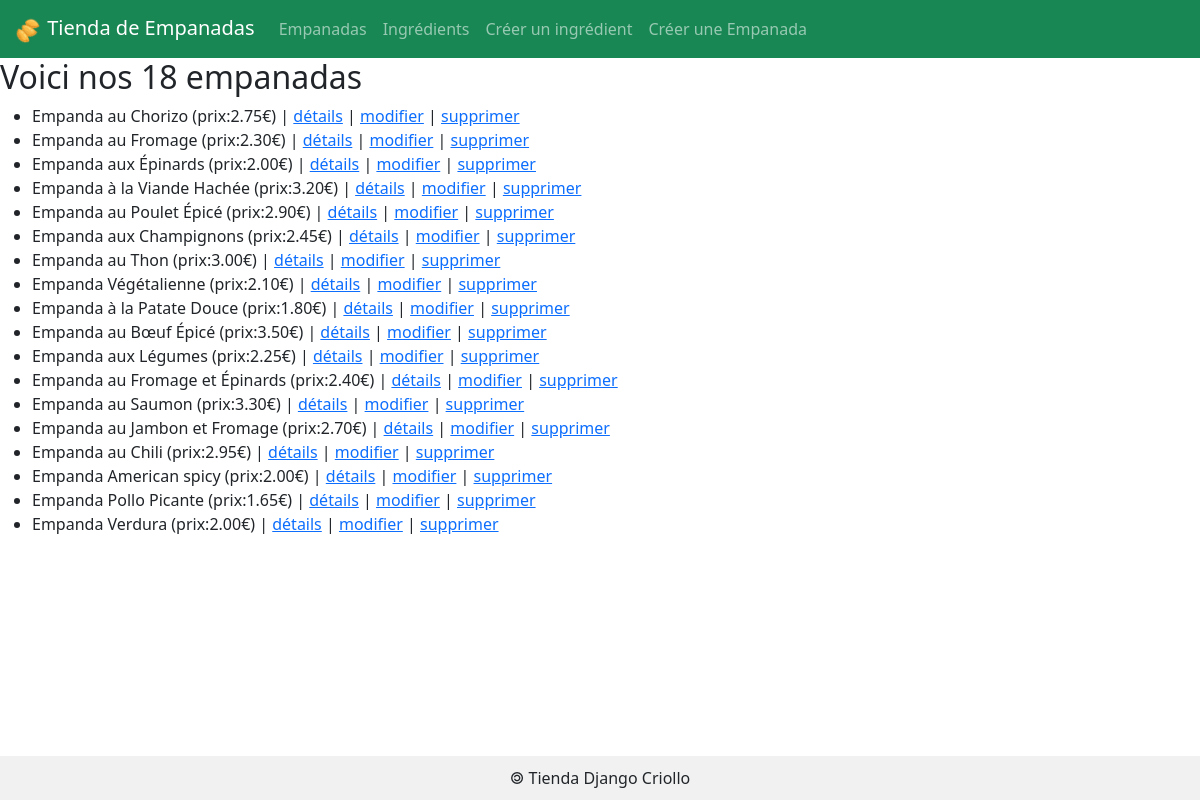
The page /empanadas/ on the database as committed earlier.
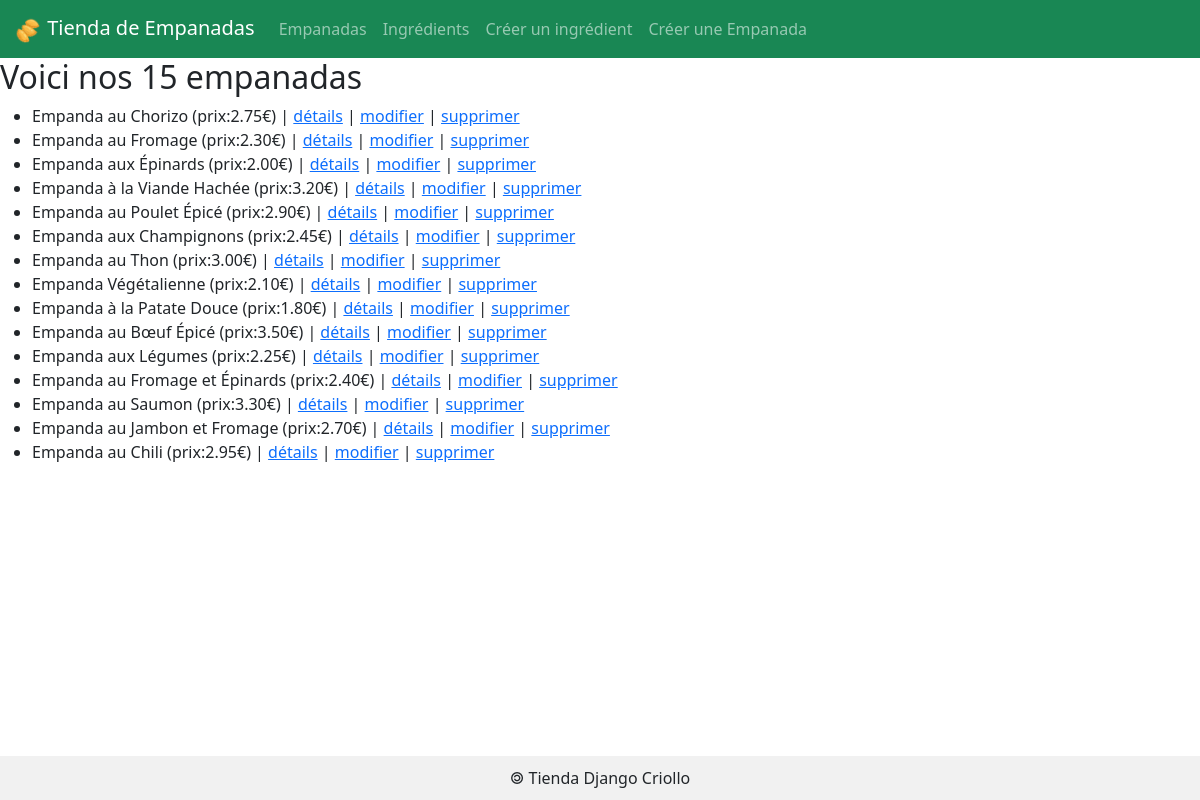
The same page on the database as committed later.
### empanadas/models.py (models this page shows)
class Empanada(models.Model) :
    idEmpanada    = models.AutoField(    primary_key    = True )
    nomEmpanada   = models.CharField(   max_length      = 50   )
    prix          = models.DecimalField( max_digits     = 6, decimal_places = 2 )
    def __str__(self) :
        return 'Empanda '+self.nomEmpanada+' (prix:'+str(self.prix)+'€)'

### empanadas/views.py (the view)
# urls.py: path('empanadas/', 					views.empanadas, name='liste_empanadas'),
def empanadas(request):
    lesEmpanadas = Empanada.objects.all()
    return render(request,'empanadas/empanadas.html',{'empanadas' : lesEmpanadas} )

### empanadas/templates/empanadas/empanadas.html (shortened to what this page needs)
{% extends 'empanadas/base.html' %}
{% block main %}
<h2>Voici nos {{empanadas|length}} empanadas</h2>
<ul>
	{% for emp in empanadas %}
	<li>
		{{emp}}
		| <a href="/empanada/{{emp.idEmpanada}}"> détails</a>
		| <a href="/empanada/{{emp.idEmpanada}}/update">modifier</a>
		| <a href="/empanada/{{emp.idEmpanada}}/delete">supprimer</a>
	</li>
	{% endfor %}
</ul>
{% endblock %}

Rows that differ between the two databases and show on the page:
removed Empanada: nomEmpanada+prix "Empanda American spicy (prix:2.00€)"
removed Empanada: nomEmpanada+prix "Empanda Pollo Picante (prix:1.65€)"
removed Empanada: nomEmpanada+prix "Empanda Verdura (prix:2.00€)"
Other text that changed with them:
{{ empanadas|length }}: "18" → "15"
